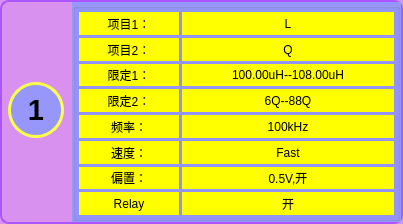
<?xml version="1.0" encoding="UTF-8"?>
<ui version="4.0">
 <class>clsChannelSettings</class>
 <widget class="QDialog" name="clsChannelSettings">
  <property name="geometry">
   <rect>
    <x>0</x>
    <y>0</y>
    <width>403</width>
    <height>224</height>
   </rect>
  </property>
  <property name="minimumSize">
   <size>
    <width>400</width>
    <height>224</height>
   </size>
  </property>
  <property name="maximumSize">
   <size>
    <width>66666</width>
    <height>224</height>
   </size>
  </property>
  <property name="windowTitle">
   <string>Dialog</string>
  </property>
  <property name="windowIcon">
   <iconset resource="../images/res.qrc">
    <normaloff>:/lightWave.png</normaloff>:/lightWave.png</iconset>
  </property>
  <property name="styleSheet">
   <string notr="true">
QDialog
{
	background-color:#D891EF;
	border:2px solid rgb(170, 85, 255);
	border-radius: 9px;
}</string>
  </property>
  <layout class="QHBoxLayout" name="horizontalLayout_6" stretch="0,10">
   <property name="spacing">
    <number>2</number>
   </property>
   <property name="leftMargin">
    <number>2</number>
   </property>
   <property name="topMargin">
    <number>2</number>
   </property>
   <property name="rightMargin">
    <number>2</number>
   </property>
   <property name="bottomMargin">
    <number>2</number>
   </property>
   <item>
    <layout class="QVBoxLayout" name="verticalLayout">
     <property name="bottomMargin">
      <number>5</number>
     </property>
     <item>
      <layout class="QHBoxLayout" name="horizontalLayout_4">
       <item>
        <layout class="QHBoxLayout" name="horizontalLayout">
         <property name="spacing">
          <number>0</number>
         </property>
         <item>
          <widget class="clsLabel" name="labelClose">
           <property name="minimumSize">
            <size>
             <width>30</width>
             <height>30</height>
            </size>
           </property>
           <property name="maximumSize">
            <size>
             <width>30</width>
             <height>30</height>
            </size>
           </property>
           <property name="font">
            <font>
             <family>楷体</family>
             <pointsize>12</pointsize>
             <weight>75</weight>
             <bold>true</bold>
            </font>
           </property>
           <property name="autoFillBackground">
            <bool>false</bool>
           </property>
           <property name="styleSheet">
            <string notr="true">QLabel:hover{  
	color: rgb(236, 218, 127);   
	border: 1px solid red;
	border-radius:13px
} 

QLabel
{
	border-radius:13px
}</string>
           </property>
           <property name="text">
            <string/>
           </property>
           <property name="pixmap">
            <pixmap resource="../images/res.qrc">:/close.ico</pixmap>
           </property>
           <property name="scaledContents">
            <bool>true</bool>
           </property>
           <property name="alignment">
            <set>Qt::AlignCenter</set>
           </property>
          </widget>
         </item>
        </layout>
       </item>
       <item>
        <spacer name="horizontalSpacer">
         <property name="orientation">
          <enum>Qt::Horizontal</enum>
         </property>
         <property name="sizeHint" stdset="0">
          <size>
           <width>10</width>
           <height>10</height>
          </size>
         </property>
        </spacer>
       </item>
      </layout>
     </item>
     <item>
      <spacer name="verticalSpacer">
       <property name="orientation">
        <enum>Qt::Vertical</enum>
       </property>
       <property name="sizeHint" stdset="0">
        <size>
         <width>20</width>
         <height>40</height>
        </size>
       </property>
      </spacer>
     </item>
     <item>
      <layout class="QHBoxLayout" name="horizontalLayout_5">
       <property name="spacing">
        <number>0</number>
       </property>
       <item>
        <spacer name="horizontalSpacer_2">
         <property name="orientation">
          <enum>Qt::Horizontal</enum>
         </property>
         <property name="sizeType">
          <enum>QSizePolicy::Fixed</enum>
         </property>
         <property name="sizeHint" stdset="0">
          <size>
           <width>6</width>
           <height>20</height>
          </size>
         </property>
        </spacer>
       </item>
       <item>
        <widget class="clsLabel" name="labelChannel">
         <property name="minimumSize">
          <size>
           <width>56</width>
           <height>56</height>
          </size>
         </property>
         <property name="maximumSize">
          <size>
           <width>56</width>
           <height>56</height>
          </size>
         </property>
         <property name="font">
          <font>
           <family>Arial</family>
           <pointsize>22</pointsize>
           <weight>75</weight>
           <bold>true</bold>
          </font>
         </property>
         <property name="toolTip">
          <string>点击我切换显示</string>
         </property>
         <property name="styleSheet">
          <string notr="true">border-radius:28px;
background-color: rgb(150, 150, 251);
border: 3px solid rgb(252, 255, 74);</string>
         </property>
         <property name="text">
          <string>1</string>
         </property>
         <property name="alignment">
          <set>Qt::AlignCenter</set>
         </property>
        </widget>
       </item>
       <item>
        <spacer name="horizontalSpacer_3">
         <property name="orientation">
          <enum>Qt::Horizontal</enum>
         </property>
         <property name="sizeType">
          <enum>QSizePolicy::Fixed</enum>
         </property>
         <property name="sizeHint" stdset="0">
          <size>
           <width>6</width>
           <height>20</height>
          </size>
         </property>
        </spacer>
       </item>
      </layout>
     </item>
     <item>
      <spacer name="verticalSpacer_2">
       <property name="orientation">
        <enum>Qt::Vertical</enum>
       </property>
       <property name="sizeHint" stdset="0">
        <size>
         <width>53</width>
         <height>27</height>
        </size>
       </property>
      </spacer>
     </item>
     <item>
      <widget class="QLabel" name="labelChannel1">
       <property name="minimumSize">
        <size>
         <width>30</width>
         <height>30</height>
        </size>
       </property>
       <property name="maximumSize">
        <size>
         <width>16777215</width>
         <height>34</height>
        </size>
       </property>
       <property name="font">
        <font>
         <family>Arial</family>
         <pointsize>11</pointsize>
        </font>
       </property>
       <property name="autoFillBackground">
        <bool>false</bool>
       </property>
       <property name="styleSheet">
        <string notr="true"/>
       </property>
       <property name="text">
        <string/>
       </property>
       <property name="alignment">
        <set>Qt::AlignCenter</set>
       </property>
      </widget>
     </item>
    </layout>
   </item>
   <item>
    <widget class="QStackedWidget" name="stackedWidget">
     <property name="styleSheet">
      <string notr="true">background-color: rgb(150, 150, 251);</string>
     </property>
     <property name="currentIndex">
      <number>0</number>
     </property>
     <widget class="QWidget" name="page">
      <layout class="QGridLayout" name="gridLayout_3" rowstretch="0,0">
       <property name="leftMargin">
        <number>1</number>
       </property>
       <property name="topMargin">
        <number>1</number>
       </property>
       <property name="rightMargin">
        <number>1</number>
       </property>
       <property name="bottomMargin">
        <number>1</number>
       </property>
       <property name="spacing">
        <number>1</number>
       </property>
       <item row="1" column="0">
        <widget class="QGroupBox" name="groupBox">
         <property name="minimumSize">
          <size>
           <width>238</width>
           <height>0</height>
          </size>
         </property>
         <property name="styleSheet">
          <string notr="true">font: 12pt &quot;楷体&quot;;</string>
         </property>
         <property name="title">
          <string/>
         </property>
         <layout class="QGridLayout" name="gridLayout" columnstretch="1,1">
          <property name="leftMargin">
           <number>3</number>
          </property>
          <property name="topMargin">
           <number>3</number>
          </property>
          <property name="rightMargin">
           <number>3</number>
          </property>
          <property name="bottomMargin">
           <number>3</number>
          </property>
          <property name="spacing">
           <number>3</number>
          </property>
          <item row="0" column="0">
           <layout class="QVBoxLayout" name="verticalLayout_2">
            <property name="spacing">
             <number>3</number>
            </property>
            <item>
             <widget class="QLabel" name="labelItem1">
              <property name="minimumSize">
               <size>
                <width>0</width>
                <height>0</height>
               </size>
              </property>
              <property name="maximumSize">
               <size>
                <width>100</width>
                <height>16777215</height>
               </size>
              </property>
              <property name="styleSheet">
               <string notr="true">background-color: rgb(255, 255, 0);
font: 12pt &quot;楷体&quot;;</string>
              </property>
              <property name="text">
               <string>项目1：</string>
              </property>
              <property name="alignment">
               <set>Qt::AlignCenter</set>
              </property>
             </widget>
            </item>
            <item>
             <widget class="QLabel" name="labelItem2">
              <property name="minimumSize">
               <size>
                <width>0</width>
                <height>0</height>
               </size>
              </property>
              <property name="maximumSize">
               <size>
                <width>100</width>
                <height>16777215</height>
               </size>
              </property>
              <property name="styleSheet">
               <string notr="true">background-color: rgb(255, 255, 0);
font: 12pt &quot;楷体&quot;;</string>
              </property>
              <property name="text">
               <string>项目2：</string>
              </property>
              <property name="alignment">
               <set>Qt::AlignCenter</set>
              </property>
             </widget>
            </item>
            <item>
             <widget class="QLabel" name="labelLimit1">
              <property name="minimumSize">
               <size>
                <width>0</width>
                <height>0</height>
               </size>
              </property>
              <property name="maximumSize">
               <size>
                <width>100</width>
                <height>16777215</height>
               </size>
              </property>
              <property name="styleSheet">
               <string notr="true">background-color: rgb(255, 255, 0);
font: 12pt &quot;楷体&quot;;</string>
              </property>
              <property name="text">
               <string>限定1：</string>
              </property>
              <property name="alignment">
               <set>Qt::AlignCenter</set>
              </property>
             </widget>
            </item>
            <item>
             <widget class="QLabel" name="labelLimit2">
              <property name="minimumSize">
               <size>
                <width>0</width>
                <height>0</height>
               </size>
              </property>
              <property name="maximumSize">
               <size>
                <width>100</width>
                <height>16777215</height>
               </size>
              </property>
              <property name="styleSheet">
               <string notr="true">background-color: rgb(255, 255, 0);
font: 12pt &quot;楷体&quot;;</string>
              </property>
              <property name="text">
               <string>限定2：</string>
              </property>
              <property name="alignment">
               <set>Qt::AlignCenter</set>
              </property>
             </widget>
            </item>
            <item>
             <widget class="QLabel" name="labelFreq">
              <property name="minimumSize">
               <size>
                <width>0</width>
                <height>0</height>
               </size>
              </property>
              <property name="maximumSize">
               <size>
                <width>100</width>
                <height>16777215</height>
               </size>
              </property>
              <property name="styleSheet">
               <string notr="true">background-color: rgb(255, 255, 0);
font: 12pt &quot;楷体&quot;;</string>
              </property>
              <property name="text">
               <string>频率：</string>
              </property>
              <property name="alignment">
               <set>Qt::AlignCenter</set>
              </property>
             </widget>
            </item>
            <item>
             <widget class="QLabel" name="labelSpeed">
              <property name="minimumSize">
               <size>
                <width>0</width>
                <height>0</height>
               </size>
              </property>
              <property name="maximumSize">
               <size>
                <width>100</width>
                <height>16777215</height>
               </size>
              </property>
              <property name="styleSheet">
               <string notr="true">background-color: rgb(255, 255, 0);
font: 12pt &quot;楷体&quot;;</string>
              </property>
              <property name="text">
               <string>速度：</string>
              </property>
              <property name="alignment">
               <set>Qt::AlignCenter</set>
              </property>
             </widget>
            </item>
            <item>
             <widget class="QLabel" name="labelBias">
              <property name="minimumSize">
               <size>
                <width>0</width>
                <height>0</height>
               </size>
              </property>
              <property name="maximumSize">
               <size>
                <width>100</width>
                <height>16777215</height>
               </size>
              </property>
              <property name="styleSheet">
               <string notr="true">background-color: rgb(255, 255, 0);
font: 12pt &quot;楷体&quot;;</string>
              </property>
              <property name="text">
               <string>偏置：</string>
              </property>
              <property name="alignment">
               <set>Qt::AlignCenter</set>
              </property>
             </widget>
            </item>
            <item>
             <widget class="QLabel" name="labelRelay">
              <property name="minimumSize">
               <size>
                <width>0</width>
                <height>0</height>
               </size>
              </property>
              <property name="maximumSize">
               <size>
                <width>100</width>
                <height>16777215</height>
               </size>
              </property>
              <property name="styleSheet">
               <string notr="true">background-color: rgb(255, 255, 0);
font: 12pt &quot;楷体&quot;;</string>
              </property>
              <property name="text">
               <string>Relay</string>
              </property>
              <property name="alignment">
               <set>Qt::AlignCenter</set>
              </property>
             </widget>
            </item>
           </layout>
          </item>
          <item row="0" column="1">
           <layout class="QVBoxLayout" name="verticalLayout_3">
            <property name="spacing">
             <number>3</number>
            </property>
            <item>
             <widget class="QLabel" name="labelItem11">
              <property name="minimumSize">
               <size>
                <width>0</width>
                <height>0</height>
               </size>
              </property>
              <property name="styleSheet">
               <string notr="true">background-color: rgb(255, 255, 0);
font: 12pt &quot;楷体&quot;;</string>
              </property>
              <property name="text">
               <string>L</string>
              </property>
              <property name="alignment">
               <set>Qt::AlignCenter</set>
              </property>
             </widget>
            </item>
            <item>
             <widget class="QLabel" name="labelItem22">
              <property name="minimumSize">
               <size>
                <width>0</width>
                <height>0</height>
               </size>
              </property>
              <property name="styleSheet">
               <string notr="true">background-color: rgb(255, 255, 0);
font: 12pt &quot;楷体&quot;;</string>
              </property>
              <property name="text">
               <string>Q</string>
              </property>
              <property name="alignment">
               <set>Qt::AlignCenter</set>
              </property>
             </widget>
            </item>
            <item>
             <widget class="QLabel" name="labelLimit11">
              <property name="minimumSize">
               <size>
                <width>147</width>
                <height>0</height>
               </size>
              </property>
              <property name="styleSheet">
               <string notr="true">background-color: rgb(255, 255, 0);
font: 12pt &quot;楷体&quot;;</string>
              </property>
              <property name="text">
               <string>100.00uH--108.00uH</string>
              </property>
              <property name="alignment">
               <set>Qt::AlignCenter</set>
              </property>
             </widget>
            </item>
            <item>
             <widget class="QLabel" name="labelLimit22">
              <property name="minimumSize">
               <size>
                <width>0</width>
                <height>0</height>
               </size>
              </property>
              <property name="styleSheet">
               <string notr="true">background-color: rgb(255, 255, 0);
font: 12pt &quot;楷体&quot;;</string>
              </property>
              <property name="text">
               <string>6Q--88Q</string>
              </property>
              <property name="alignment">
               <set>Qt::AlignCenter</set>
              </property>
             </widget>
            </item>
            <item>
             <widget class="QLabel" name="labelFreq1">
              <property name="minimumSize">
               <size>
                <width>0</width>
                <height>0</height>
               </size>
              </property>
              <property name="styleSheet">
               <string notr="true">background-color: rgb(255, 255, 0);
font: 12pt &quot;楷体&quot;;</string>
              </property>
              <property name="text">
               <string>100kHz</string>
              </property>
              <property name="alignment">
               <set>Qt::AlignCenter</set>
              </property>
             </widget>
            </item>
            <item>
             <widget class="QLabel" name="labelSpeed1">
              <property name="minimumSize">
               <size>
                <width>0</width>
                <height>0</height>
               </size>
              </property>
              <property name="styleSheet">
               <string notr="true">background-color: rgb(255, 255, 0);
font: 12pt &quot;楷体&quot;;</string>
              </property>
              <property name="text">
               <string>Fast</string>
              </property>
              <property name="alignment">
               <set>Qt::AlignCenter</set>
              </property>
             </widget>
            </item>
            <item>
             <widget class="QLabel" name="labelBias1">
              <property name="minimumSize">
               <size>
                <width>0</width>
                <height>0</height>
               </size>
              </property>
              <property name="styleSheet">
               <string notr="true">background-color: rgb(255, 255, 0);
font: 12pt &quot;楷体&quot;;</string>
              </property>
              <property name="text">
               <string>0.5V,开</string>
              </property>
              <property name="alignment">
               <set>Qt::AlignCenter</set>
              </property>
             </widget>
            </item>
            <item>
             <widget class="QLabel" name="labelRelaySwitch">
              <property name="minimumSize">
               <size>
                <width>0</width>
                <height>0</height>
               </size>
              </property>
              <property name="styleSheet">
               <string notr="true">background-color: rgb(255, 255, 0);
font: 12pt &quot;楷体&quot;;</string>
              </property>
              <property name="text">
               <string>开</string>
              </property>
              <property name="alignment">
               <set>Qt::AlignCenter</set>
              </property>
             </widget>
            </item>
           </layout>
          </item>
         </layout>
        </widget>
       </item>
      </layout>
     </widget>
     <widget class="QWidget" name="page_2">
      <layout class="QGridLayout" name="gridLayout_4">
       <property name="leftMargin">
        <number>1</number>
       </property>
       <property name="topMargin">
        <number>1</number>
       </property>
       <property name="rightMargin">
        <number>1</number>
       </property>
       <property name="bottomMargin">
        <number>1</number>
       </property>
       <property name="spacing">
        <number>1</number>
       </property>
       <item row="0" column="0">
        <widget class="QGroupBox" name="groupBoxRes">
         <property name="font">
          <font>
           <family>微软雅黑 Light</family>
           <pointsize>18</pointsize>
           <weight>50</weight>
           <italic>false</italic>
           <bold>false</bold>
          </font>
         </property>
         <property name="styleSheet">
          <string notr="true"/>
         </property>
         <property name="title">
          <string/>
         </property>
         <layout class="QGridLayout" name="gridLayout_2" rowstretch="0,0" columnstretch="0" rowminimumheight="0,1">
          <property name="leftMargin">
           <number>3</number>
          </property>
          <property name="topMargin">
           <number>3</number>
          </property>
          <property name="rightMargin">
           <number>3</number>
          </property>
          <property name="bottomMargin">
           <number>3</number>
          </property>
          <property name="spacing">
           <number>3</number>
          </property>
          <item row="0" column="0">
           <layout class="QHBoxLayout" name="horizontalLayout_2">
            <property name="spacing">
             <number>2</number>
            </property>
            <property name="rightMargin">
             <number>6</number>
            </property>
            <item>
             <widget class="QLabel" name="labelResItem1">
              <property name="minimumSize">
               <size>
                <width>36</width>
                <height>0</height>
               </size>
              </property>
              <property name="maximumSize">
               <size>
                <width>56</width>
                <height>16777215</height>
               </size>
              </property>
              <property name="font">
               <font>
                <family>Arial</family>
                <pointsize>22</pointsize>
               </font>
              </property>
              <property name="autoFillBackground">
               <bool>false</bool>
              </property>
              <property name="styleSheet">
               <string notr="true"/>
              </property>
              <property name="text">
               <string>L</string>
              </property>
              <property name="alignment">
               <set>Qt::AlignCenter</set>
              </property>
             </widget>
            </item>
            <item>
             <widget class="QLabel" name="labelRes1">
              <property name="minimumSize">
               <size>
                <width>108</width>
                <height>26</height>
               </size>
              </property>
              <property name="maximumSize">
               <size>
                <width>188</width>
                <height>16777215</height>
               </size>
              </property>
              <property name="font">
               <font>
                <family>Arial</family>
                <pointsize>28</pointsize>
                <weight>50</weight>
                <italic>false</italic>
                <bold>false</bold>
               </font>
              </property>
              <property name="autoFillBackground">
               <bool>false</bool>
              </property>
              <property name="styleSheet">
               <string notr="true"/>
              </property>
              <property name="text">
               <string>No Data</string>
              </property>
              <property name="alignment">
               <set>Qt::AlignCenter</set>
              </property>
             </widget>
            </item>
            <item>
             <widget class="QLabel" name="labelResStatus1">
              <property name="minimumSize">
               <size>
                <width>16</width>
                <height>16</height>
               </size>
              </property>
              <property name="maximumSize">
               <size>
                <width>16</width>
                <height>16</height>
               </size>
              </property>
              <property name="styleSheet">
               <string notr="true">QLabel#labelResStatus1
{
	background-color:rgb(255, 233, 66);
	border-radius: 8px
}</string>
              </property>
              <property name="text">
               <string/>
              </property>
              <property name="pixmap">
               <pixmap resource="../images/res.qrc">:/dotGreen.png</pixmap>
              </property>
              <property name="scaledContents">
               <bool>true</bool>
              </property>
              <property name="alignment">
               <set>Qt::AlignCenter</set>
              </property>
             </widget>
            </item>
           </layout>
          </item>
          <item row="1" column="0">
           <layout class="QHBoxLayout" name="horizontalLayout_3">
            <property name="spacing">
             <number>2</number>
            </property>
            <property name="rightMargin">
             <number>6</number>
            </property>
            <item>
             <widget class="QLabel" name="labelResItem2">
              <property name="minimumSize">
               <size>
                <width>36</width>
                <height>0</height>
               </size>
              </property>
              <property name="maximumSize">
               <size>
                <width>56</width>
                <height>16777215</height>
               </size>
              </property>
              <property name="font">
               <font>
                <family>Arial</family>
                <pointsize>22</pointsize>
                <weight>50</weight>
                <italic>false</italic>
                <bold>false</bold>
               </font>
              </property>
              <property name="autoFillBackground">
               <bool>false</bool>
              </property>
              <property name="styleSheet">
               <string notr="true"/>
              </property>
              <property name="text">
               <string>Q</string>
              </property>
              <property name="alignment">
               <set>Qt::AlignCenter</set>
              </property>
             </widget>
            </item>
            <item>
             <widget class="QLabel" name="labelRes2">
              <property name="minimumSize">
               <size>
                <width>108</width>
                <height>26</height>
               </size>
              </property>
              <property name="maximumSize">
               <size>
                <width>188</width>
                <height>16777215</height>
               </size>
              </property>
              <property name="font">
               <font>
                <family>Arial</family>
                <pointsize>28</pointsize>
                <weight>50</weight>
                <italic>false</italic>
                <bold>false</bold>
               </font>
              </property>
              <property name="autoFillBackground">
               <bool>false</bool>
              </property>
              <property name="styleSheet">
               <string notr="true"/>
              </property>
              <property name="text">
               <string>No Data</string>
              </property>
              <property name="alignment">
               <set>Qt::AlignCenter</set>
              </property>
             </widget>
            </item>
            <item>
             <widget class="QLabel" name="labelResStatus2">
              <property name="minimumSize">
               <size>
                <width>16</width>
                <height>16</height>
               </size>
              </property>
              <property name="maximumSize">
               <size>
                <width>16</width>
                <height>16</height>
               </size>
              </property>
              <property name="styleSheet">
               <string notr="true">QLabel#labelResStatus2
{
	background-color: rgb(255, 233, 66);
	border-radius: 8px
}</string>
              </property>
              <property name="text">
               <string/>
              </property>
              <property name="pixmap">
               <pixmap resource="../images/res.qrc">:/dotGreen.png</pixmap>
              </property>
              <property name="scaledContents">
               <bool>true</bool>
              </property>
              <property name="alignment">
               <set>Qt::AlignCenter</set>
              </property>
             </widget>
            </item>
           </layout>
          </item>
         </layout>
        </widget>
       </item>
      </layout>
     </widget>
    </widget>
   </item>
  </layout>
 </widget>
 <customwidgets>
  <customwidget>
   <class>clsLabel</class>
   <extends>QLabel</extends>
   <header location="global">clsLabel.h</header>
  </customwidget>
 </customwidgets>
 <resources>
  <include location="../images/res.qrc"/>
  <include location="../images/res.qrc"/>
  <include location="../images/res.qrc"/>
 </resources>
 <connections/>
</ui>
